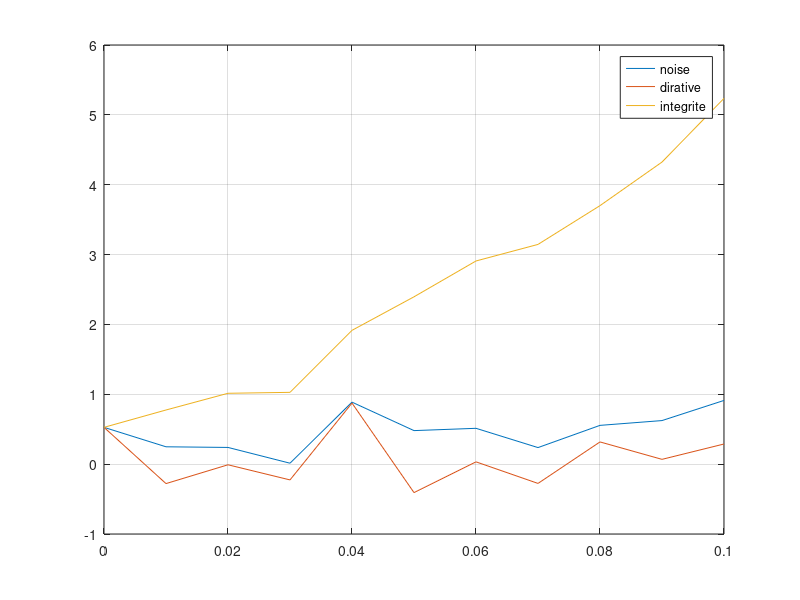

Reproduce this figure in MATLAB.
Fp = 100;
t=0:1/Fp:0.1;

sygn = (rand(1,length(t)));

sygn_div = ones(1,length(sygn));
sygn_integral = zeros(1,length(sygn));

Ts = 1;
for i=1:length(sygn)
    if i>1
        sygn_integral(i) = sygn_integral(i-1) + sygn(i)*Ts;
        sygn_div(i) = (sygn(i) - sygn(i-1))/Ts;
    else
        sygn_div(i) = (sygn(i) - 0)/Ts;
        sygn_integral(i) = 0 + sygn(i)*Ts;
    end
end

plot(t,sygn,t,sygn_div,t,sygn_integral),grid
legend('noise','dirative','integrite')